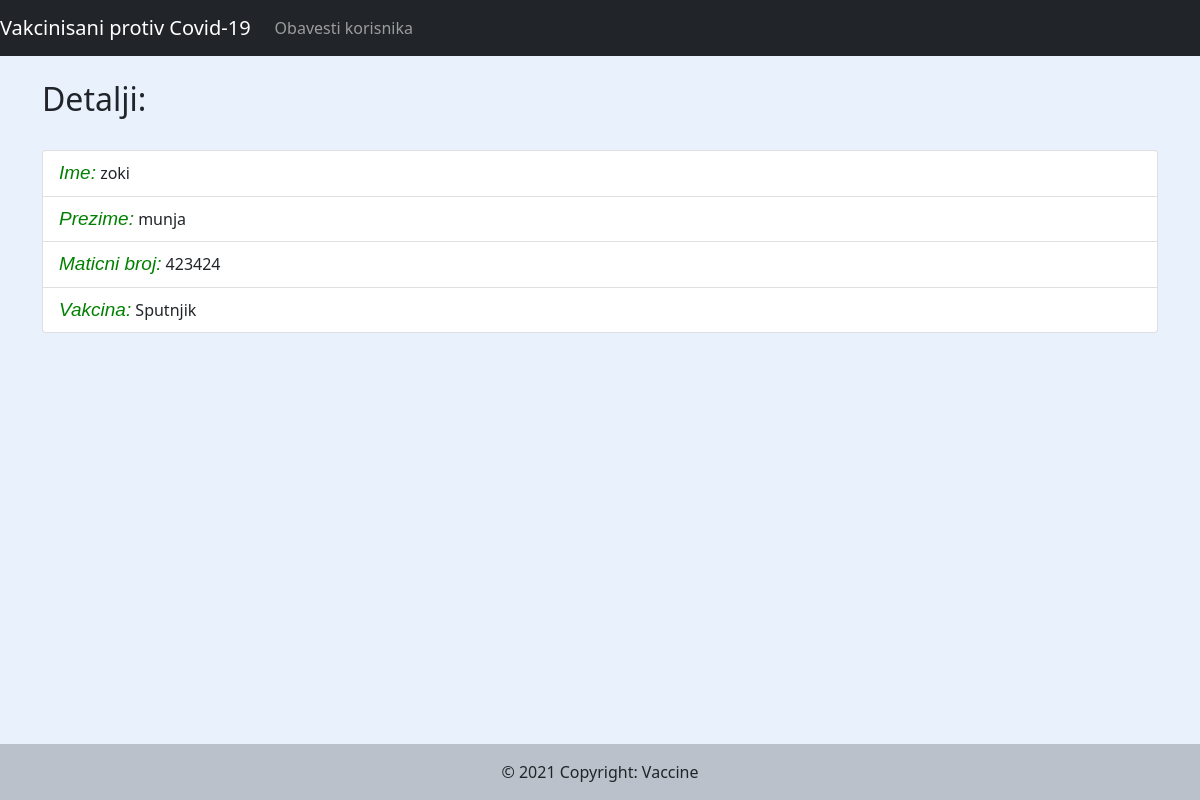
The page /vakcinisan/54 on the database its author committed.
### vakcinisani/models.py (models this page shows, shortened)
class Vakcinisan(models.Model):
    ime = models.CharField(max_length=200)
    prezime = models.CharField(max_length=200)
    vrste_vakcina = (
        ("Fajzer","Fajzer"),
        ("Sputnjik","Sputnjik"),
        ("Astra Zeneka","Astra Zeneka"),
        ("Sinofarm","Sinofarm"),
        ("Moderna","Moderna"),
    )
    jmbg = models.CharField(max_length=13, blank=True)
    vakcina = models.CharField(max_length=100, choices=vrste_vakcina)
    alergija = models.BooleanField(default=False)
    datum = models.DateTimeField(auto_now_add=True, null=True)
    email_1 = models.EmailField(max_length=100, null=True)
    email_2 = models.EmailField(max_length=100, null=True)

### vakcinisani/views.py (the view, shortened to what this page needs)
# urls.py: path('vakcinisan/<str:pk>', EditVakcinisanView.as_view(), name='vakcinisan'),
class EditVakcinisanView(View):
    template_name = 'vakcinisan.html'
    form = VakcinisanForm
    def get(self, request, pk, *args, **kwargs):
        vakcinisan = Vakcinisan.objects.get(id=pk)
        form = VakcinisanForm(instance=vakcinisan)
        context = {'vakcinisan':vakcinisan, 'form':form}
        return render(request, self.template_name, context)

### vakcinisani/templates/vakcinisan.html
{% extends 'base.html' %}
{% load static %}
{% block content %}
<div class="container">
  <br>
  <h2>Detalji:</h2>
  <br>
  <ul class="list-group">
    <li class="list-group-item"><span class="detalji_span">Ime:</span> {{vakcinisan.ime}}</li>
    <li class="list-group-item"><span class="detalji_span">Prezime:</span> {{vakcinisan.prezime}}</li>
    <li class="list-group-item"><span class="detalji_span">Maticni broj:</span> {{vakcinisan.jmbg}}</li>
    <li class="list-group-item"><span class="detalji_span">Vakcina:</span> {{vakcinisan.vakcina}}</li>
  </ul>
</div>
{% endblock %}
{% block footer %}
<footer>
  <div id="absolute" class="text-center p-3" style="background-color: rgba(0, 0, 0, 0.2);">
  © 2021 Copyright: Vaccine</div>
</footer>
{% endblock %}

### static/css/main.css (style rules this page uses)
body { background-color: #e8f1fc; }
#absolute { position: absolute; left: 0 ; right: 0; bottom: 0; height:[footer-height]; }
.detalji_span { font-family:sans-serif; font-size: 19px; color: green; font-style: oblique; }

### rows shown on the page
Vakcinisan: ime "zoki", prezime "munja", jmbg "423424", vakcina "Sputnjik"
